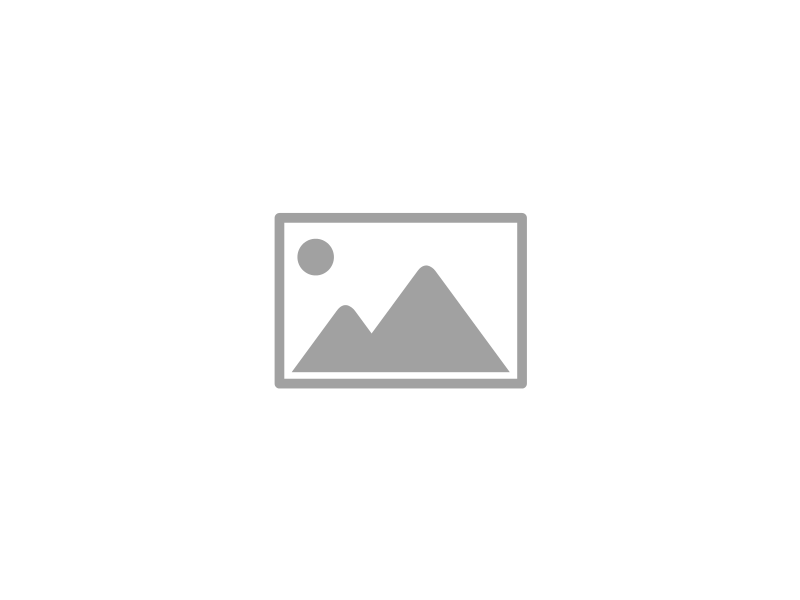
#> input picture build/assets/image_1.png, 800 x 600 px; its folder holds only this picture in this run
$ python -i morph.py   (imports and definitions only)
#> lines starting #> are read from the running program, lines starting #| are printed output that depends on the picture; after the words box and inside, x2 and y2 are one past the last pixel; in counts of white or black regions, pixels touching at a corner belong together
import imp
import matplotlib.pyplot as plt
import cv2 as cv
import numpy
from matplotlib.backends.backend_tkagg import FigureCanvasTkAgg
import imageio.v2 as imageio
from functions import *
morph_path='build/results/morph/'
#return "results/laplace.png"
def erosion(path):

    frame = cv.imread(path)
    seg=frame
    kernel = numpy.ones((5, 5), numpy.uint8); seg_eroded = cv.erode(seg, kernel, iterations = 1)
    plt.subplot(111),plt.imshow(seg_eroded), plt.title('erosion')
    save_path=morph_path+"erosion.png"
    plt.savefig(save_path)
    global iou, dice
    dice=dice_coef(frame,seg_eroded)
    iou=Iou(frame,seg_eroded)
    return "results/morph/erosion.png"

def dilatation(path):
    frame = cv.imread(path)
    seg=frame
    kernel = numpy.ones((5, 5), numpy.uint8); seg_dilated = cv.dilate(seg, kernel, iterations = 1)
    plt.subplot(111),plt.imshow(seg_dilated), plt.title('dilatation')
    save_path=morph_path+"dilatation.png"
    plt.savefig(save_path)
    return "results/morph/dilatation.png"

def opening(path):
    frame = cv.imread(path)
    seg=frame
    kernel = numpy.ones((5, 5), numpy.uint8); seg_opening = cv.morphologyEx(seg, cv.MORPH_OPEN, kernel)
    plt.subplot(111),plt.imshow(seg_opening), plt.title('ouverture')
    save_path=morph_path+"ouverture.png"
    plt.savefig(save_path)
    return "results/morph/ouverture.png"

def closure(path):
    frame = cv.imread(path)
    seg=frame
    kernel = numpy.ones((5, 5), numpy.uint8); seg_closing = cv.morphologyEx(seg, cv.MORPH_CLOSE, kernel)
    plt.subplot(111),plt.imshow(seg_closing), plt.title('Fermeture')
    save_path=morph_path+"closing.png"
    plt.savefig(save_path)
    return "results/morph/closing.png"


def morph_gradient(path):
#> called with path = 'assets/image_1.png'
    orig = imageio.imread(path)
#> orig is the input picture: shape (600, 800, 4); mean R, G, B, A 231.2, 231.2, 231.2, 4.2
    blue = cv.split(orig)[0]
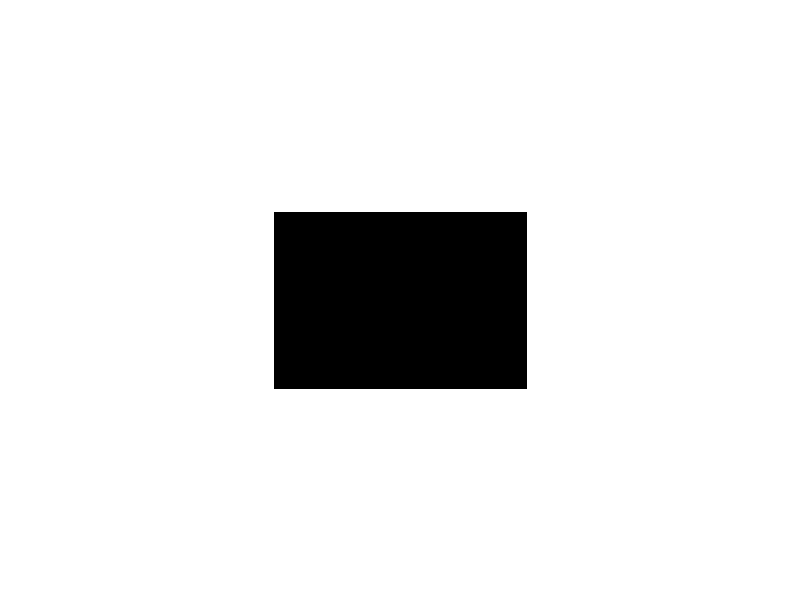
#> blue: shape (600, 800); 90.7% white; 1 black region, box (x1, y1, x2, y2) and area: (274, 212, 527, 389) 44781
    (retVal, orig_thresholded) = cv.threshold(blue, 30, 255, cv.THRESH_BINARY|cv.THRESH_OTSU)
#> retVal = 0
    kernel = numpy.ones((3, 3), numpy.uint8)
    Morph_grad = cv.morphologyEx(orig_thresholded, cv.MORPH_GRADIENT, kernel)
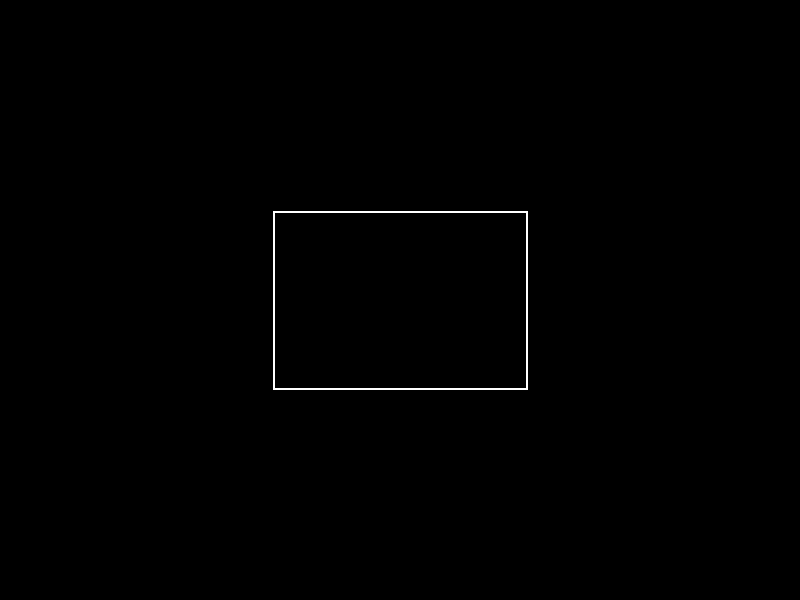
#> Morph_grad: shape (600, 800); 0.36% white in thin lines or dots, all inside (x1, y1, x2, y2) = (273, 211, 528, 390)
    plt.imshow(Morph_grad), plt.title('Morphological gradient')
    save_path=morph_path+"grad_morph.png"
    plt.savefig(save_path)
    return "results/morph/grad_morph.png"

>>> result = morph_gradient('assets/image_1.png')
